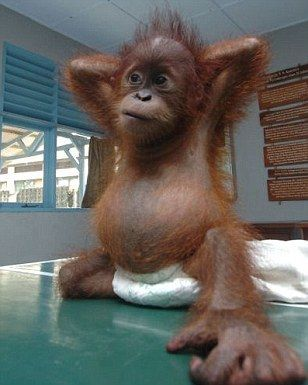
#> input picture imagenes/orangutan_bordes.jpg, 308 x 385 px, found by its file name
$ python p10-lineas-bordes-0030.py
#> lines starting #> are read from the running program, lines starting #| are printed output that depends on the picture; after the words box and inside, x2 and y2 are one past the last pixel; in counts of white or black regions, pixels touching at a corner belong together
# ===============================
# Cepeda Darrell NC = 0030
# ===============================

import cv2
import numpy as np

# 1. Cargar la imagen asignada
nombre_imagen = 'orangutan_bordes.jpg'
img = cv2.imread(nombre_imagen)
#> img is the input picture: shape (385, 308, 3); mean B, G, R 96.9, 102.3, 104.1

if img is None:
    raise FileNotFoundError(f"No se encontró la imagen '{nombre_imagen}'. Revisa la ubicación del archivo.")

# Copia para dibujar resultados
img_harris = img.copy()

# 2. Convertir a escala de grises
gray = cv2.cvtColor(img_harris, cv2.COLOR_BGR2GRAY)
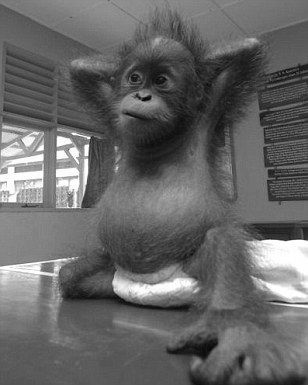
#> gray: shape (385, 308); min 1, max 255, mean 102.2

# 3. Convertir a tipo float32 (requerido por cv2.cornerHarris)
gray_float = np.float32(gray)

# 4. Aplicar el detector de esquinas de Harris
# Parametros:
# - src: Imagen de entrada en escala de grises (float32)
# - blockSize: Tamaño del vecindario considerado para la detección (ej. 2)
# - ksize: Apertura del operador Sobel utilizado (ej. 3)
# - k: Parámetro libre de la ecuación de Harris (típicamente entre 0.04 y 0.06)
blockSize = 2
ksize = 3
k = 0.04

dst = cv2.cornerHarris(gray_float, blockSize, ksize, k)
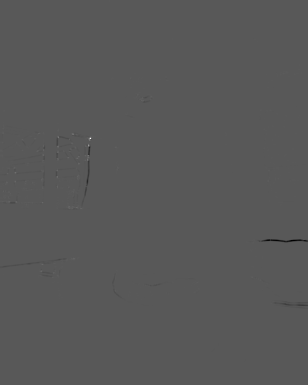
#> dst: shape (385, 308) float32; min -51553888, max 96700296, mean -57170.6; drawn with min black and max white

# 5. Dilatar los puntos detectados para que sean más visibles
dst_dilated = cv2.dilate(dst, None)
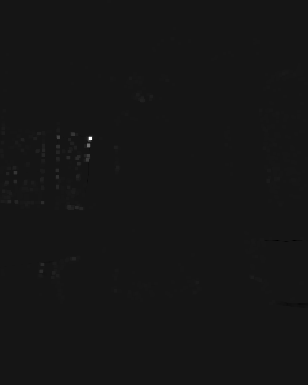
#> dst_dilated: shape (385, 308) float32; min -9031946, max 96700296, mean 80756.6; drawn with min black and max white

# 6. Definir umbral (threshold) y marcar las esquinas en rojo (BGR: [0, 0, 255])
umbral = 0.01 * dst_dilated.max()
#> umbral = 967003
img_harris[dst_dilated > umbral] = [0, 0, 255]
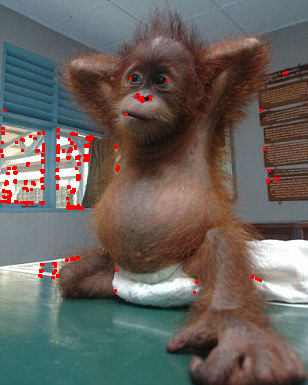
#> img_harris: shape (385, 308, 3); 1.53% of pixels changed, all inside (x1, y1, x2, y2) = (0, 71, 288, 294)

# 7. Mostrar resultados en ventana
cv2.imshow('Imagen Original - NC: 0030', img)
cv2.imshow('Deteccion de Esquinas Harris (Base) - orangutan_bordes.jpg', img_harris)

# Guardar resultado
cv2.imwrite('resultado_orangutan_base_0030.jpg', img_harris)

cv2.waitKey(0)
cv2.destroyAllWindows()

print("Programa realizado por Cepeda Darrell Nc = 0030")
